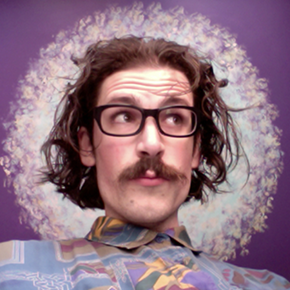
#> input picture Images/MyPic.png, 290 x 290 px, found by its file name
$ python display_histogram.py
#> lines starting #> are read from the running program, lines starting #| are printed output that depends on the picture
# File: display_histogram.py
import cv2 as cv
from matplotlib import pyplot as plot

image = cv.imread('MyPic.png', cv.IMREAD_GRAYSCALE)
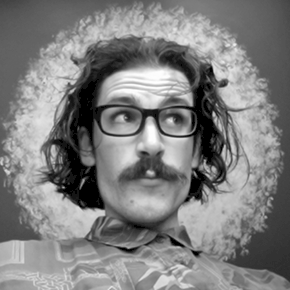
#> image: shape (290, 290); min 0, max 255, mean 127.3
assert image is not None, "file could not be read, check with os.path.exists()"
plot.hist(image.ravel(), 256, [0, 256])
plot.show()
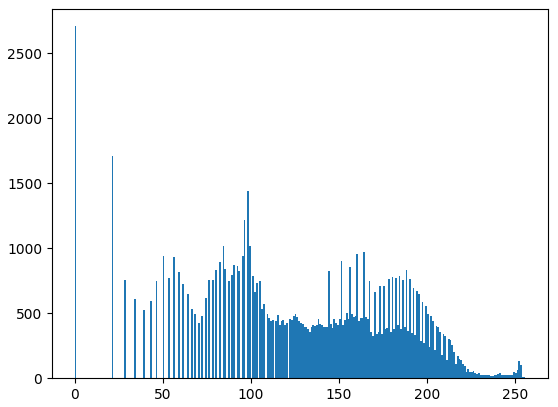
#> figure drawn by matplotlib, 1 panel; tallest bar 2707 high, from x = 0 to 1

$ run again, with Images/blobs.png copied over Images/MyPic.png
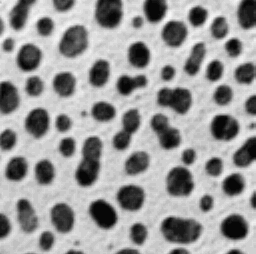
#> input picture Images/blobs.png, 256 x 254 px, found by its file name
#> image is the input picture: shape (254, 256); min 7, max 247, mean 151.7
#> `plot.show()`:
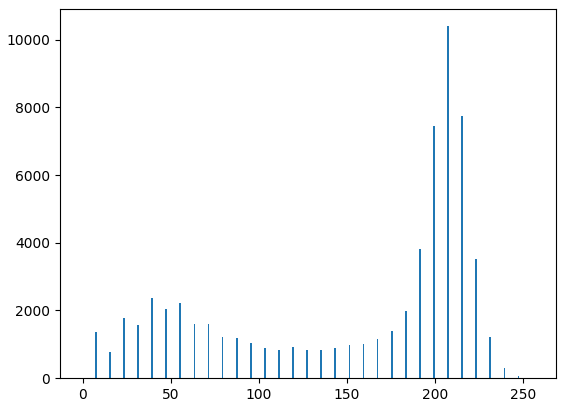
#> figure drawn by matplotlib, 1 panel; tallest bar 10396 high, from x = 207 to 208

$ run again, with Images/boats.png copied over Images/MyPic.png
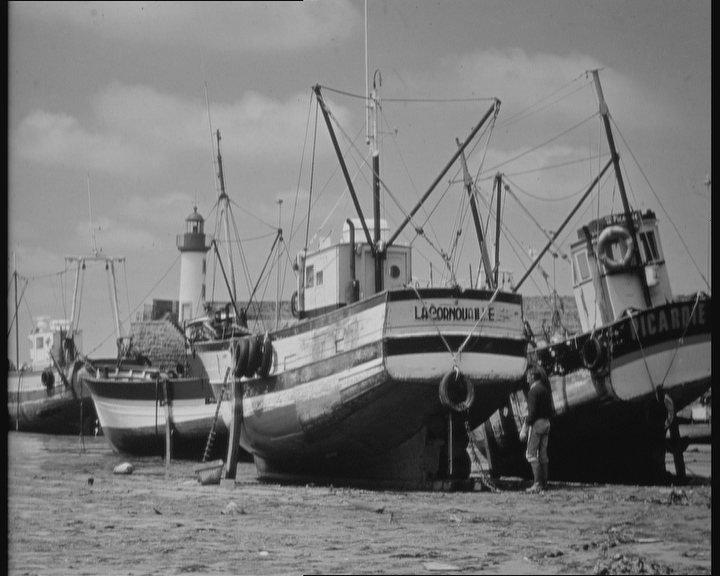
#> input picture Images/boats.png, 720 x 576 px, found by its file name
#> image is the input picture: shape (576, 720); min 3, max 220, mean 120
#> `plot.show()`:
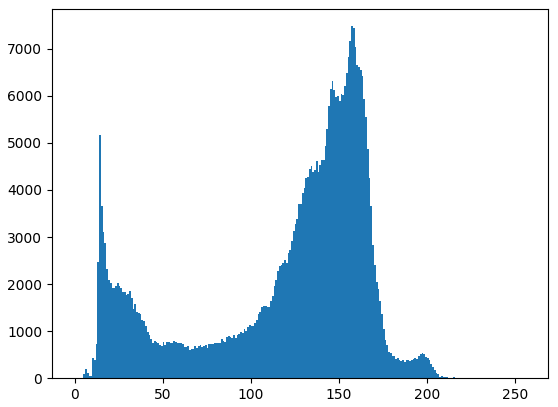
#> figure drawn by matplotlib, 1 panel; tallest bar 7480 high, from x = 157 to 158

$ run again, with Images/bridge.png copied over Images/MyPic.png
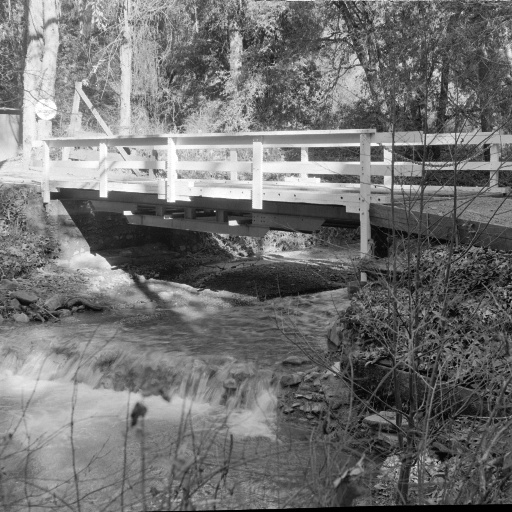
#> input picture Images/bridge.png, 512 x 512 px, found by its file name
#> image is the input picture: shape (512, 512); min 0, max 255, mean 113.8
#> `plot.show()`:
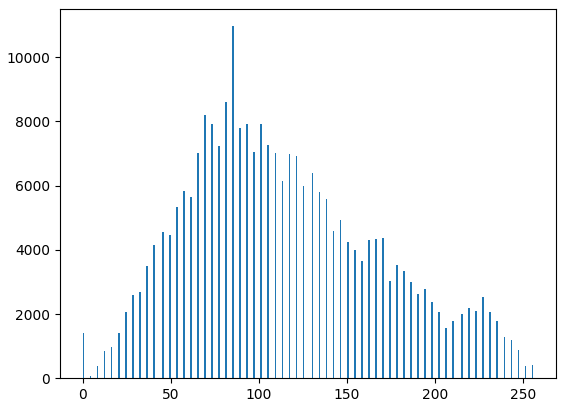
#> figure drawn by matplotlib, 1 panel; tallest bar 10970 high, from x = 85 to 86
